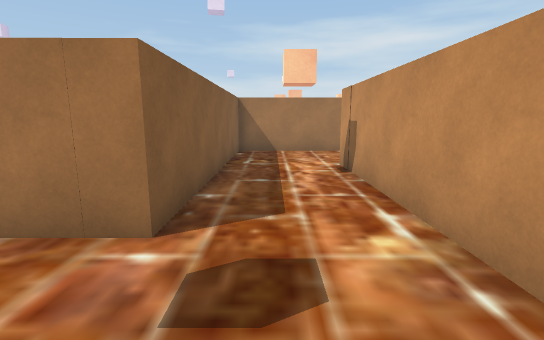
view 1 (above)

12 first-person views from a walk through a 3-D level made in the Unity game engine. The camera is 1.4 m above the floor, tilts 10° down and sees 85° across. The floor is counted in squares, 1 m on a side. Each view is taken from the middle of a square. On the plan, view 1 faces up. The plan holds only what a view shows up to about 14 squares ahead; the rest is blank. The place goes on beyond the plan. The player is left out.

view 2
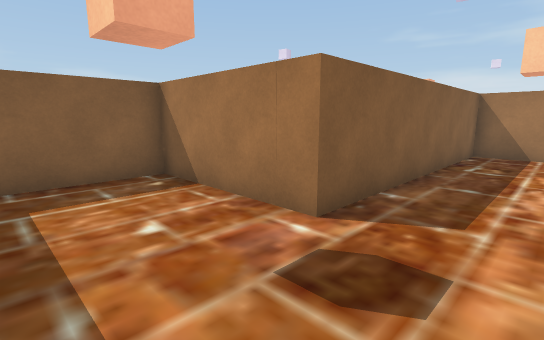

view 3
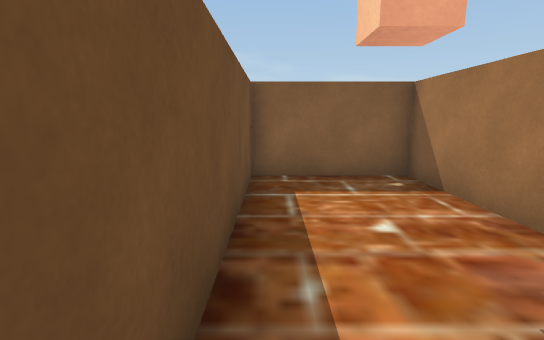

view 4
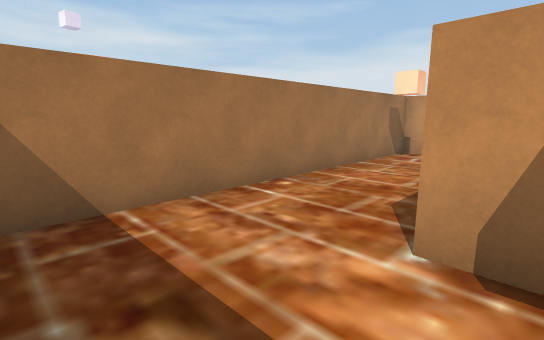

view 5
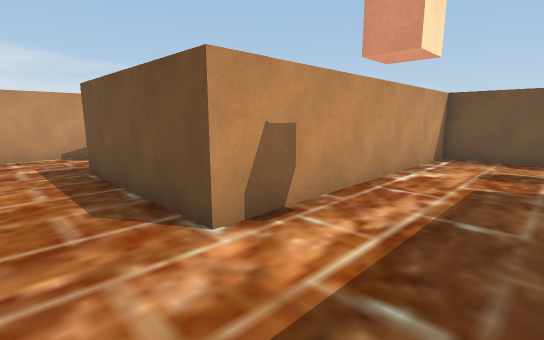

view 6
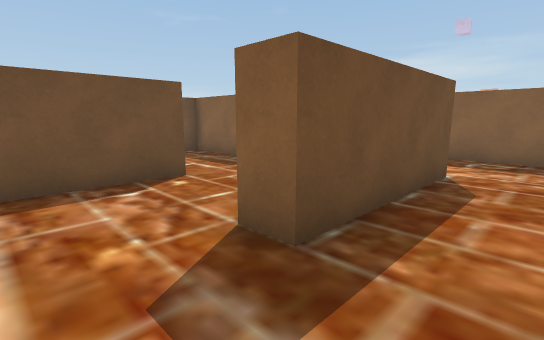

view 7
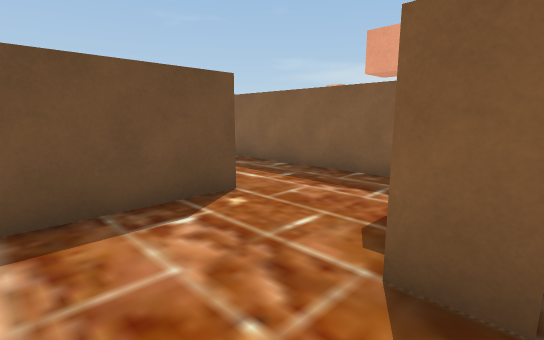

view 8
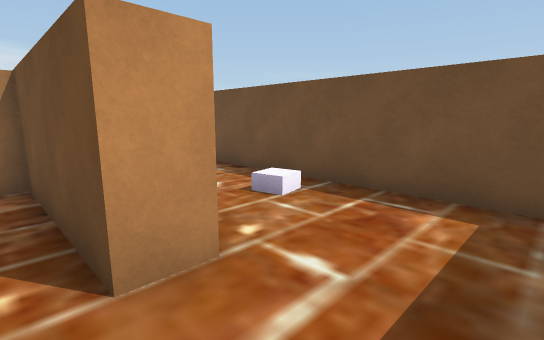

view 9
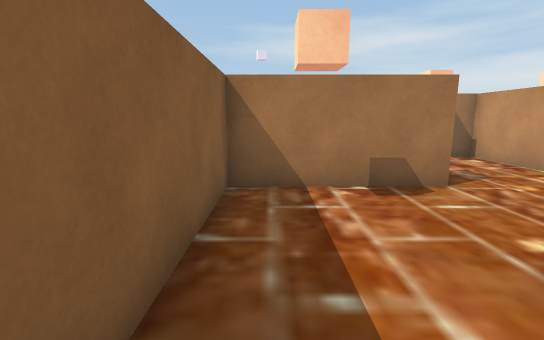

view 10
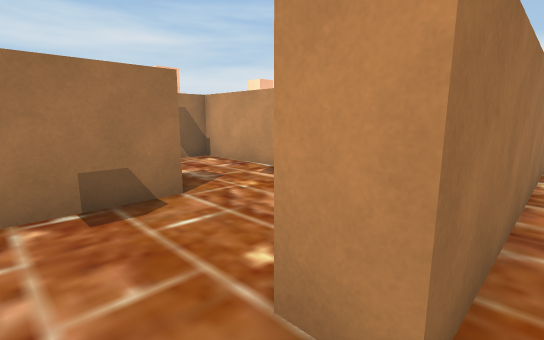

view 11
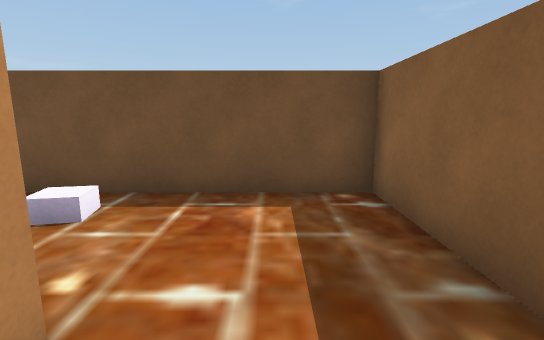

view 12
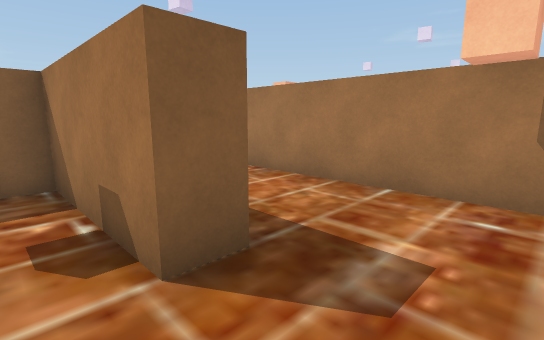

### Floor plan
Points are (right, up) in squares from view 1. A wall is a line through its corners. A room is listed if a view was taken in it or the views show most of it. See-through windows are left out.
Room 1 (views 1, 2, 3, 4, 5, 6)
walls: (10.5, 12.7) (-1.4, 12.7) (-1.4, 3.3) (-6.2, 3.3) (-6.2, -0.5) (2.1, -0.5) (2.1, 9) (7.6, 9)
ways out: opening at (9.5, 8.5) to room 2
Room 2 (views 7, 8, 9, 10, 11, 12)
walls: (10.5, 3.3) (6.4, 3.3) (6.4, 4.4) (10.5, 4.4); (7.6, 9) (7.6, 8) (3.1, 8) (3.1, -0.5) (10.5, -0.5)
ways out: opening at (9.5, 8.5) to room 1
objects: other object (8, 1)

Positions as (right, up) in squares from view 1, and headings:
1: (0, 0), facing up
2: (1, 0), facing up-left
3: (1, 0), facing left
4: (-1, 8), facing up-right
5: (-1, 11), facing down-right
6: (10, 11), facing down-left
7: (10, 9), facing down-left
8: (4, 5), facing down-right
9: (4, 2), facing up
10: (5, 3), facing up-right
11: (5, 5), facing down
12: (10, 7), facing up-left
